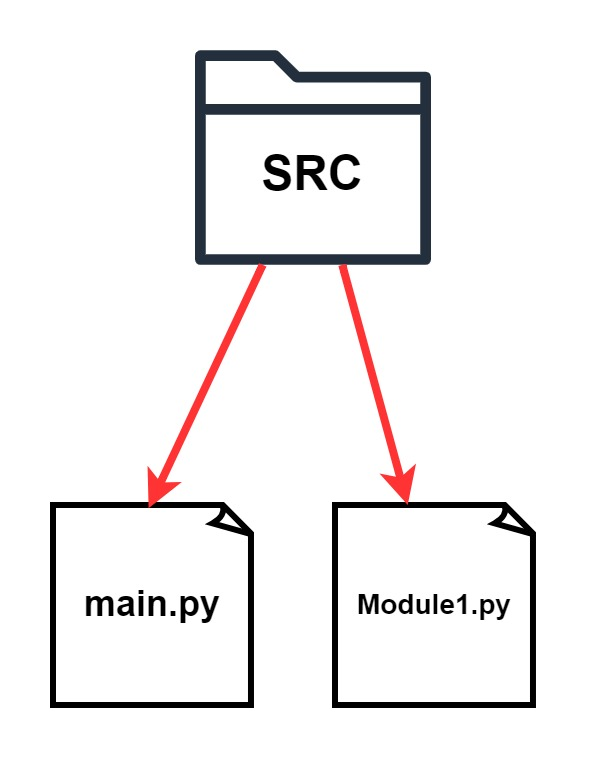
#> input picture Design/Design.jpg, 590 x 758 px
$ python -i NewArrowDetection.py   (imports and definitions only)
#> lines starting #> are read from the running program, lines starting #| are printed output that depends on the picture; after the words box and inside, x2 and y2 are one past the last pixel; in counts of white or black regions, pixels touching at a corner belong together
import math
import cv2
import numpy as np
import os

def get_filter_arrow_image(threslold_image):
    blank_image = np.zeros_like(threslold_image)

    # dilate image to remove self-intersections error
    kernel_dilate = cv2.getStructuringElement(cv2.MORPH_RECT, (2, 2))
    threslold_image = cv2.dilate(threslold_image, kernel_dilate, iterations=1)

    contours, hierarchy = cv2.findContours(threslold_image, cv2.RETR_TREE, cv2.CHAIN_APPROX_SIMPLE)

    if hierarchy is not None:

        threshold_distnace = 1000

        for cnt in contours:
            hull = cv2.convexHull(cnt, returnPoints=False)
            defects = cv2.convexityDefects(cnt, hull)

            if defects is not None:
                for i in range(defects.shape[0]):
                    start_index, end_index, farthest_index, distance = defects[i, 0]

                    # you can add more filteration based on this start, end and far point
                    # start = tuple(cnt[start_index][0])
                    # end = tuple(cnt[end_index][0])
                    # far = tuple(cnt[farthest_index][0])

                    if distance > threshold_distnace:
                        cv2.drawContours(blank_image, [cnt], -1, 255, -1)

        return blank_image
    else:
        return None


def get_length(p1, p2):
    line_length = ((p1[0] - p2[0]) ** 2 + (p1[1] - p2[1]) ** 2) ** 0.5
    return line_length


def get_max_distace_point(cnt):
    max_distance = 0
    max_points = None
    for [[x1, y1]] in cnt:
        for [[x2, y2]] in cnt:
            distance = get_length((x1, y1), (x2, y2))

            if distance > max_distance:
                max_distance = distance
                max_points = [(x1, y1), (x2, y2)]

    return max_points


def angle_beween_points(a, b):
    arrow_slope = (a[0] - b[0]) / (a[1] - b[1])
    arrow_angle = math.degrees(math.atan(arrow_slope))
    return arrow_angle


def get_arrow_info(arrow_image):
    arrow_info_image = cv2.cvtColor(arrow_image.copy(), cv2.COLOR_GRAY2BGR)
    contours, hierarchy = cv2.findContours(arrow_image, cv2.RETR_EXTERNAL, cv2.CHAIN_APPROX_SIMPLE)
    arrow_info = []
    if hierarchy is not None:

        for cnt in contours:
            # draw single arrow on blank image
            blank_image = np.zeros_like(arrow_image)
            cv2.drawContours(blank_image, [cnt], -1, 255, -1)

            point1, point2 = get_max_distace_point(cnt)

            angle = angle_beween_points(point1, point2)
            lenght = get_length(point1, point2)

            cv2.line(arrow_info_image, point1, point2, (0, 255, 255), 1)

            cv2.circle(arrow_info_image, point1, 2, (255, 0, 0), 3)
            cv2.circle(arrow_info_image, point2, 2, (255, 0, 0), 3)

            cv2.putText(arrow_info_image, "angle : {0:0.2f}".format(angle),
                        point2, cv2.FONT_HERSHEY_PLAIN, 0.8, (0, 0, 255), 1)
            cv2.putText(arrow_info_image, "lenght : {0:0.2f}".format(lenght),
                        (point2[0], point2[1] + 20), cv2.FONT_HERSHEY_PLAIN, 0.8, (0, 0, 255), 1)

            arrow_info.append({
                'angle': angle,
                'length': lenght,
                'point1': point1,
                'point2': point2
            })

        return arrow_info_image, arrow_info
    else:
        return None, None


def NewArrowDetection(arrow_image='Design/Design.jpg', arrow_color_hex_lower='#FF0000', arrow_color_hex_upper='#FE0500'):
    # use the relative path to the image
#> called with arrow_image = 'Design/Design.jpg', arrow_color_hex_lower = '#FF0000', arrow_color_hex_upper = '#FE0500'
    image = cv2.imread(os.path.join(os.path.dirname(__file__), arrow_image))
#> image is the input picture: shape (758, 590, 3); mean B, G, R 239.8, 239.5, 241.2
    cv2.imshow("original_image", image)

    lower_red = np.array([0, 0, 100])
    upper_red = np.array([100, 100, 255])
    mask = cv2.inRange(image, lower_red, upper_red)
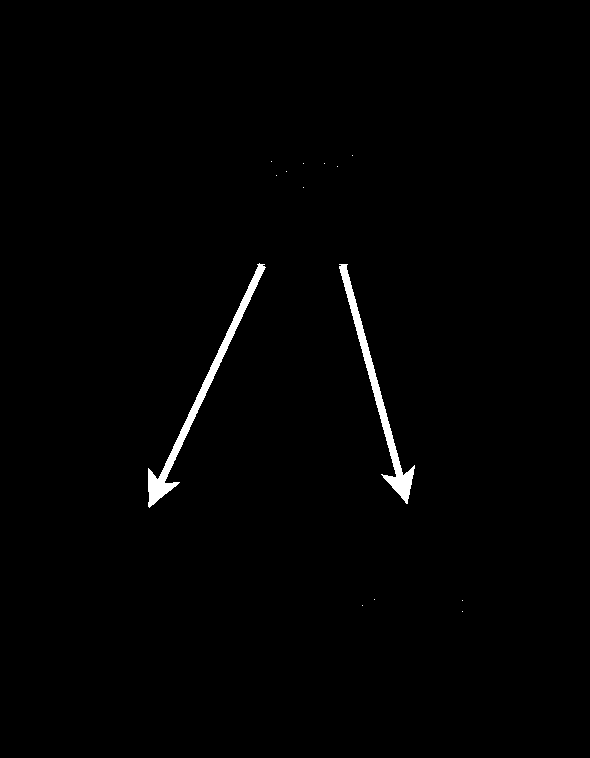
#> mask: shape (758, 590); 0.99% white; 14 white regions (12 under 20 px), largest, box (x1, y1, x2, y2) and area: (148, 263, 266, 508) 2282, (339, 264, 415, 504) 2123
    image = cv2.bitwise_and(image, image, mask=mask)

    gray_image = cv2.cvtColor(image, cv2.COLOR_BGR2GRAY)
    _, thresh_image = cv2.threshold(gray_image, 100, 255, cv2.THRESH_BINARY_INV)
#> thresh_image: shape (758, 590); 99% white; 2 black regions, box (x1, y1, x2, y2) and area: (148, 264, 266, 507) 2267, (339, 264, 415, 504) 2116
    cv2.imshow("thresh_image", thresh_image)

    arrow_data = None

    arrow_image = get_filter_arrow_image(thresh_image)
#> in get_filter_arrow_image, `threslold_image = cv2.dilate(threslold_image, kernel_dilate, iteration..`:
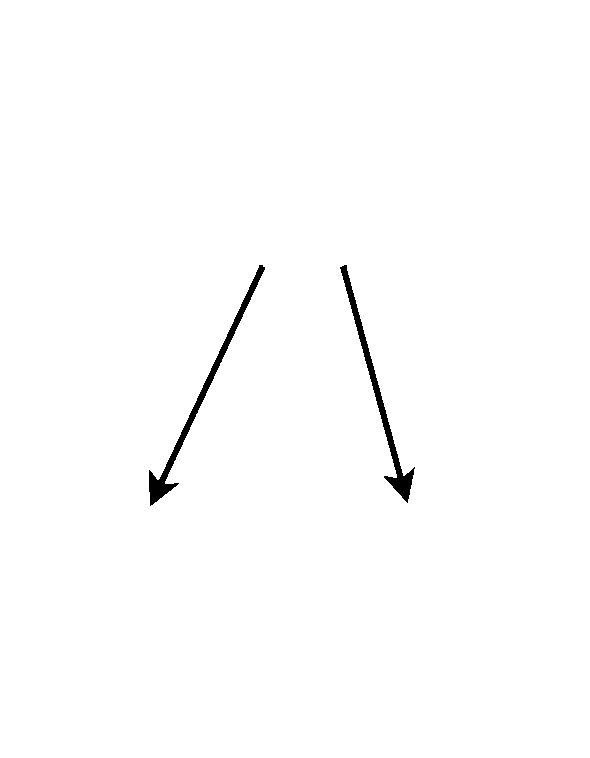
#> threslold_image: shape (758, 590); 99.2% white; 2 black regions
#> in get_filter_arrow_image, `contours, hierarchy = cv2.findContours(threslold_image, cv2.RETR_TREE,..`: contours = 3 contours; box (x1, y1, x2, y2) and area: (0, 0, 590, 758) 445873, (148, 264, 266, 507) 2144, (339, 264, 416, 504) 2030
#> the loop in get_filter_arrow_image, `for cnt in contours:` made 3 passes
#> (cnt, hull) on pass 1: ([[0, 0], [0, 757], [589, 757], [589, 0]], [3, 2, 1, 0])
#> hull on pass 3: [0, 1, 2, 6, 7, 205, 206, 208, 214, 216, 218, 219, 221, 222]
#> after the loop in get_filter_arrow_image, `for cnt in contours:`:
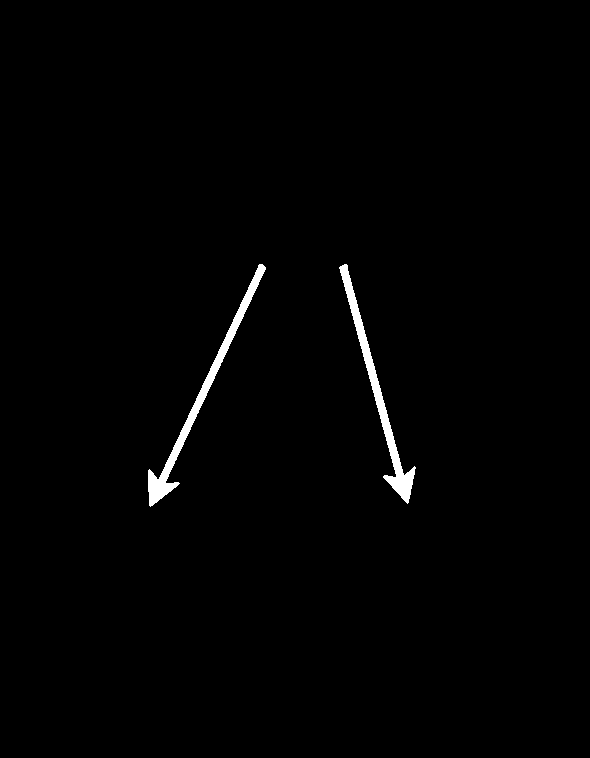
#> blank_image: shape (758, 590); 1.1% white; 2 white regions, box (x1, y1, x2, y2) and area: (148, 264, 266, 507) 2409, (339, 264, 416, 504) 2289
    if arrow_image is not None:
        cv2.imshow("arrow_image", arrow_image)
        cv2.imwrite("arrow_image.png", arrow_image)

        arrow_info_image, arrow_info = get_arrow_info(arrow_image)
#> in get_arrow_info, `arrow_info_image = cv2.cvtColor(arrow_image.copy(), cv2.COLOR_GRAY2BGR)`: arrow_info_image: shape (758, 590, 3); 1.1% white; 2 white regions
#> in get_arrow_info, `contours, hierarchy = cv2.findContours(arrow_image, cv2.RETR_EXTERNAL,..`: contours = 2 contours; box (x1, y1, x2, y2) and area: (148, 264, 266, 507) 2144, (339, 264, 416, 504) 2031
#> the loop in get_arrow_info, `for cnt in contours:` made 2 passes
#> after the loop in get_arrow_info, `for cnt in contours:`:
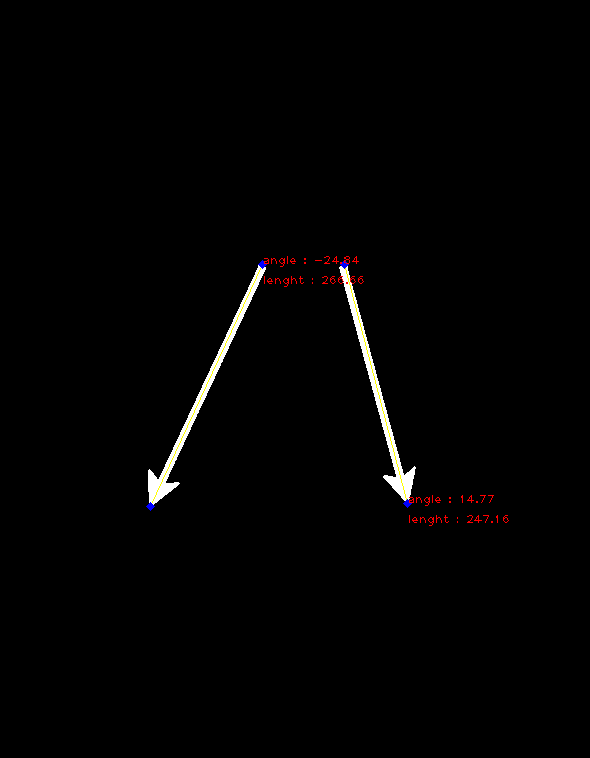
#> arrow_info_image: shape (758, 590, 3); mean B, G, R 2.5, 2.6, 3
#> after the loop in get_arrow_info, `for cnt in contours:`:
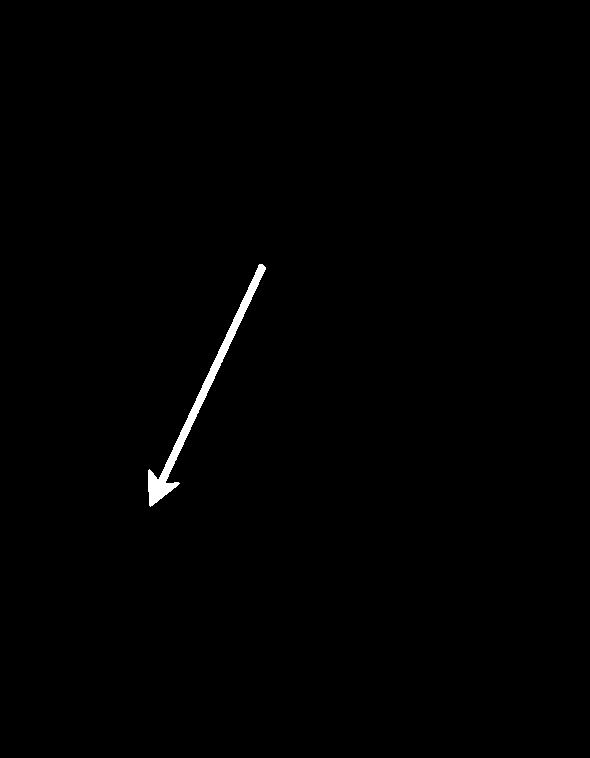
#> blank_image: shape (758, 590); 0.54% white; 1 white region, box (x1, y1, x2, y2) and area: (148, 264, 266, 507) 2409
        cv2.imshow("arrow_info_image", arrow_info_image)
        cv2.imwrite("arrow_info_image.png", arrow_info_image)

        arrow_data = arrow_info

    cv2.waitKey(0)
    cv2.destroyAllWindows()

    # return array of arrrows info
    return arrow_data

>>> result = NewArrowDetection()
